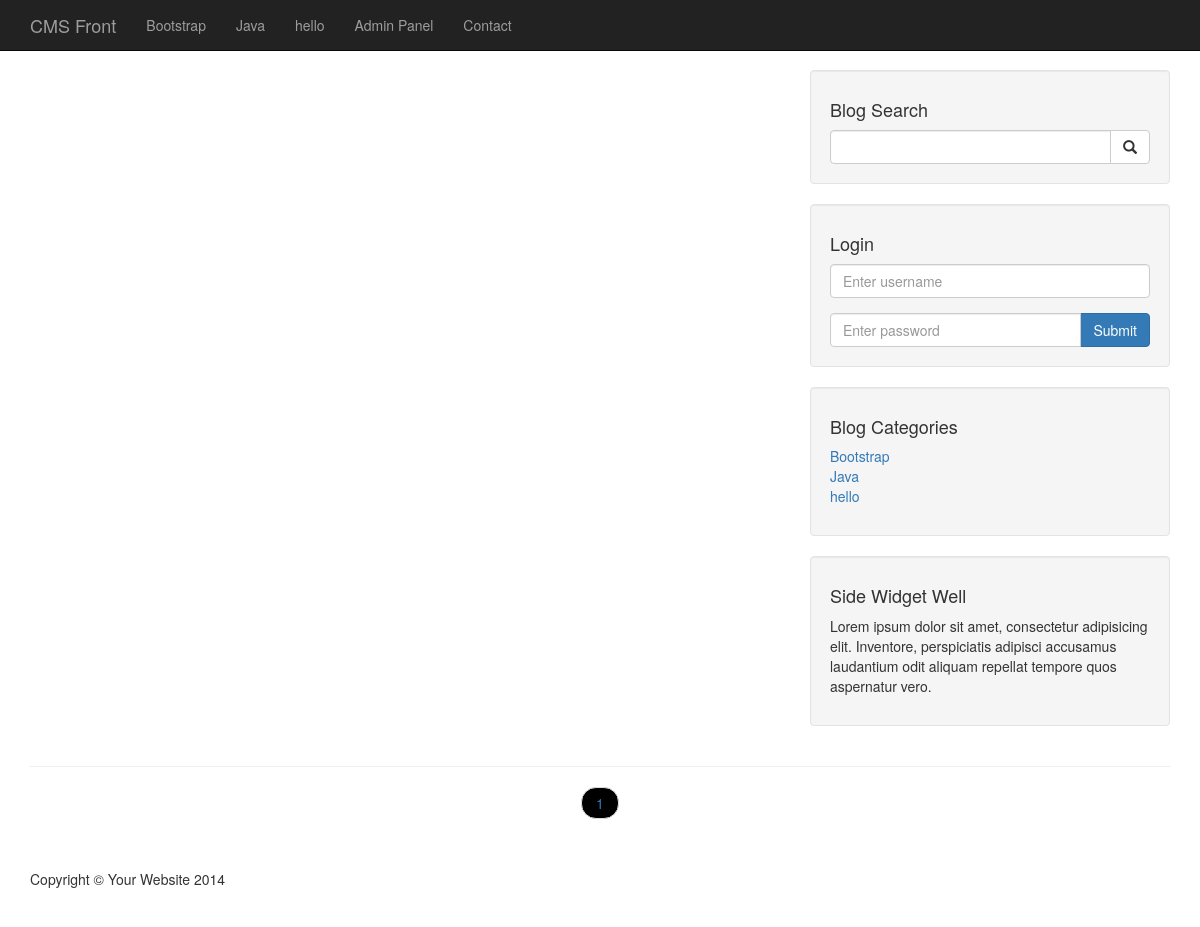
/cms/index.php?page=1, run on an earlier commit of the app's database.
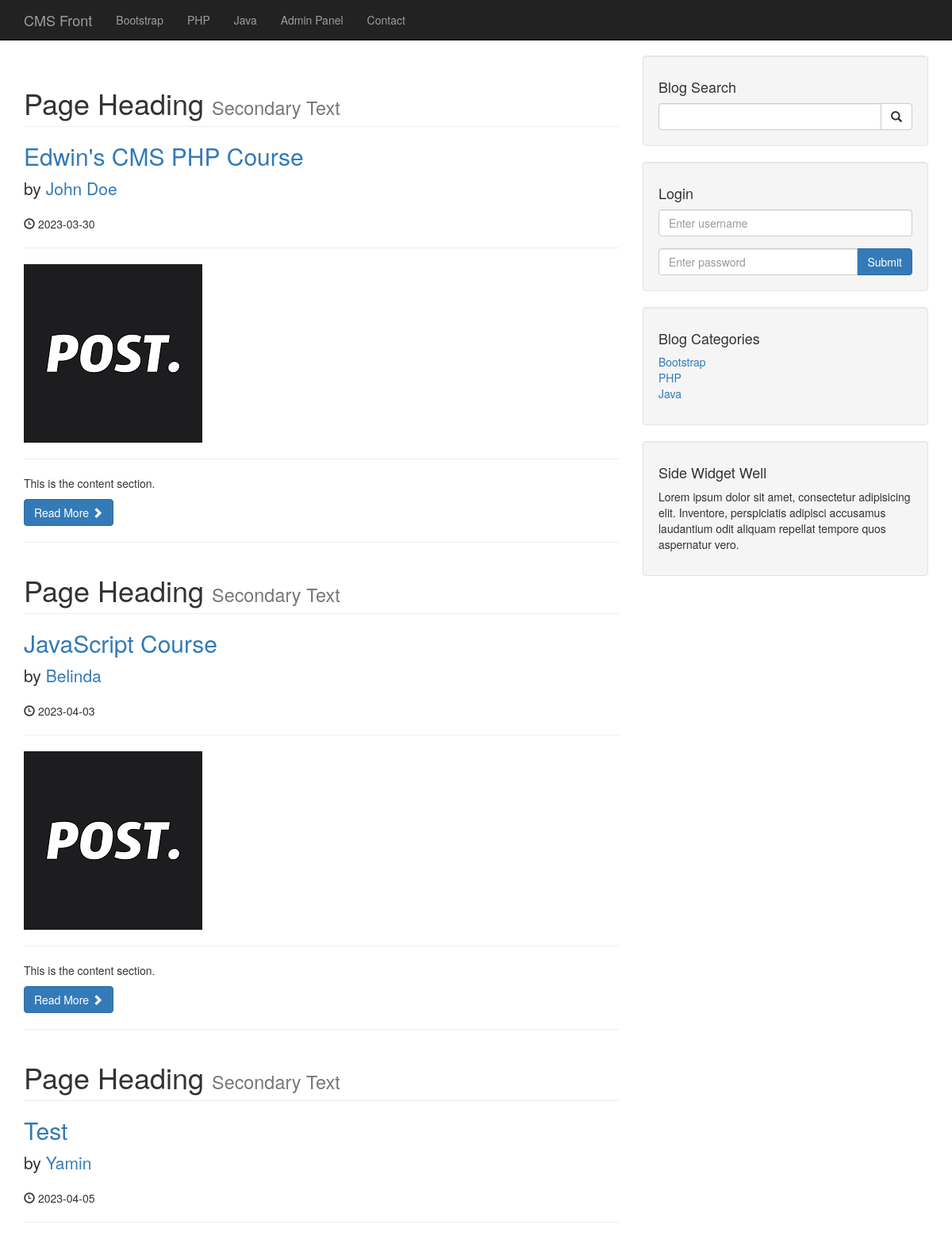
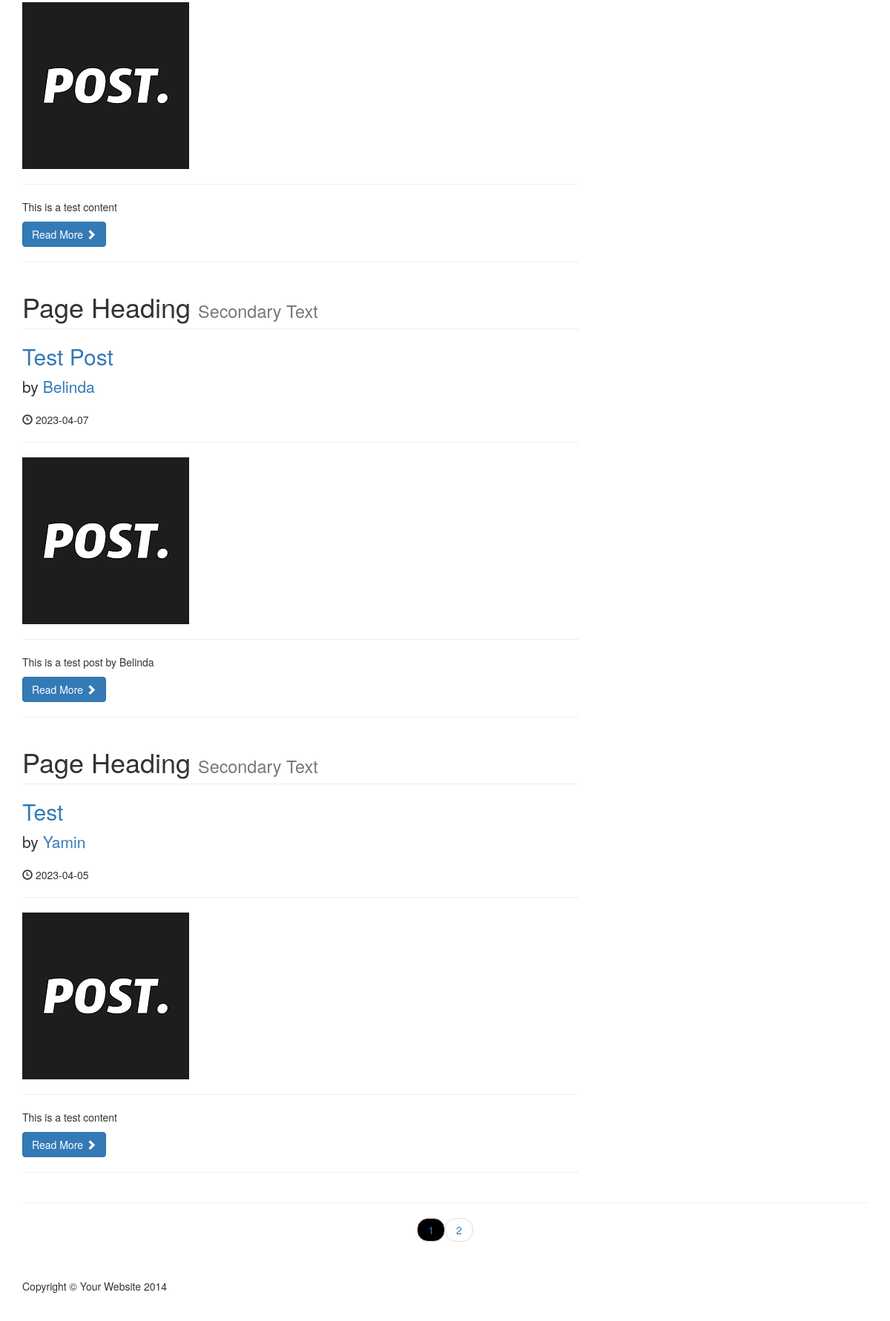
And on a later commit of the database (2 pictures, top to bottom).
### tables this page shows
CREATE TABLE `category` (
  `cat_id` int(3) NOT NULL,
  `cat_title` varchar(32) NOT NULL
);

CREATE TABLE `posts` (
  `id` int(3) NOT NULL,
  `category_id` int(3) NOT NULL,
  `post_title` varchar(255) NOT NULL,
  `post_author` varchar(255) NOT NULL,
  `post_user` varchar(255) NOT NULL,
  `post_date` date NOT NULL,
  `post_image` text NOT NULL,
  `post_content` text NOT NULL,
  `post_tags` varchar(255) NOT NULL,
  `post_comment_count` int(11) NOT NULL,
  `post_status` varchar(255) NOT NULL DEFAULT 'draft',
  `post_views_count` int(100) NOT NULL
);

### cms/index.php (the view, shortened to what the changed rows need)
<?php
    include "includes/header.php";
?>
    <?php
        include "includes/navigation.php";
        include "./admin/functions.php";
    ?>
    <div class="container">
        <div class="row">
            <div class="col-md-8">
                <?php
                    if(isset($_GET["page"])){
                        $page = $_GET["page"];
                    }else{
                        $page = "";
                    }
                    if($page==0 || $page==1){
                        $page_1=0;
                    }else{
                        $page_1=($page*5)-5;
                    }
                    $post_count_query = "SELECT * FROM posts";
                    $find_count = mysqli_query($connection, $post_count_query);
                    $count = mysqli_num_rows($find_count);
                    $count = ceil($count / 5);
                    $query = "SELECT * FROM posts WHERE post_status='Published' LIMIT $page_1,5";
                    $result = mysqli_query($connection, $query);
                    while($row = mysqli_fetch_assoc($result)){
                        $post_id=$row["id"];
                        $post_title = $row["post_title"];
                        $post_author = $row["post_author"];
                        $post_date = $row["post_date"];
                        $post_image = $row["post_image"];
                        $post_content = substr($row["post_content"],0,100);
                        ?>
                        <h1 class="page-header">
                            Page Heading
                            <small>Secondary Text</small>
                        </h1>
                        <h2>
                            <a href="post.php?p_id=<?php echo $post_id ?>"><?php echo $post_title ?></a>
                        </h2>
                        <p class="lead">
                        by <a href="author_posts.php?author=<?php echo $post_author ?>&p_id=<?php echo $post_id ?>"><?php echo $post_author ?></a>
                        </p>
                        <p><span class="glyphicon glyphicon-time"></span> <?php echo $post_date ?> </p>
                        <hr>
                        <a href="post.php?p_id=<?php echo $post_id ?>">
                            <img class="img-responsive" src="images/<?php echo $post_image ?>" alt="">
                        </a>
                        <hr>
                        <p><?php echo $post_content ?></p>
                        <a class="btn btn-primary" href="post.php?p_id=<?php echo $post_id ?>">Read More <span class="glyphicon glyphicon-chevron-right"></span></a>
                        <hr>
                    <?php
                    }
                    ?>
            </div>
            <?php
                include "includes/sidebar.php";
            ?>
        </div>
        <ul class="pager">
            <?php
                for($i=1;$i<=$count;$i++){
                    if($i==$page){
                        echo "<li><a class='active_link' href='index.php?page=$i'>$i</a></li>";
                    }else{
                        echo "<li><a href='index.php?page=$i'>$i</a></li>";
                    }
                }
            ?>
        </ul>
<?php
    include "includes/footer.php";
?>

### cms/includes/navigation.php (shortened to what the changed rows need)
<?php
    include "db.php";
?>
<nav class="navbar navbar-inverse navbar-fixed-top" role="navigation">
        <div class="container">
            <div class="collapse navbar-collapse" id="bs-example-navbar-collapse-1">
                <ul class="nav navbar-nav">
                    <?php
                        $query = "SELECT * FROM category";
                        $result = mysqli_query($connection, $query);
                        while($row = mysqli_fetch_assoc($result)){
                            $category_title = $row["cat_title"];
                            echo "<li> <a href='#'> {$category_title} </a> </li>";
                        }
                    ?>
                </ul>
            </div>
        </div>
    </nav>

### cms/includes/sidebar.php (shortened to what the changed rows need)
<?php
    include "db.php";
?>
<div class="col-md-4">
                <?php
                        $query = "SELECT * FROM category";
                        $result_category = mysqli_query($connection, $query);
                    ?>
                <div class="well">
                    <div class="row">
                        <div class="col-lg-12">
                            <ul class="list-unstyled">
                                <?php
                                    while($row = mysqli_fetch_assoc($result_category)){
                                        $category_title = $row["cat_title"];
                                        $category_id = $row["cat_id"];
                                        echo "<li> <a href='category.php?category=$category_id'> {$category_title} </a> </li>";
                                    }
                                ?>
                            </ul>
                        </div>
                    </div>
                </div>
            </div>

What changed in the data, as far as the page shows it:
removed category: cat_title "hello"
added category: cat_title "PHP"
now on this page (row edited): posts: post_title "Edwin's CMS PHP Course", post_author "John Doe", post_date "2023-03-30", post_image (picture), post_content "This is the content section."
now on this page (row edited): posts: post_title "JavaScript Course", post_author "Belinda", post_date "2023-04-03", post_image (picture), post_content "This is the content section."
added posts: post_title "Test", post_author "Yamin", post_date "2023-04-05", post_image (picture), post_content "This is a test content"
added posts: post_title "Test Post", post_author "Belinda", post_date "2023-04-07", post_image (picture), post_content "This is a test post by Belinda"
added posts: post_title "Test", post_author "Yamin", post_date "2023-04-05", post_image (picture), post_content "This is a test content"
Also different on the page:
new list line: "2"
